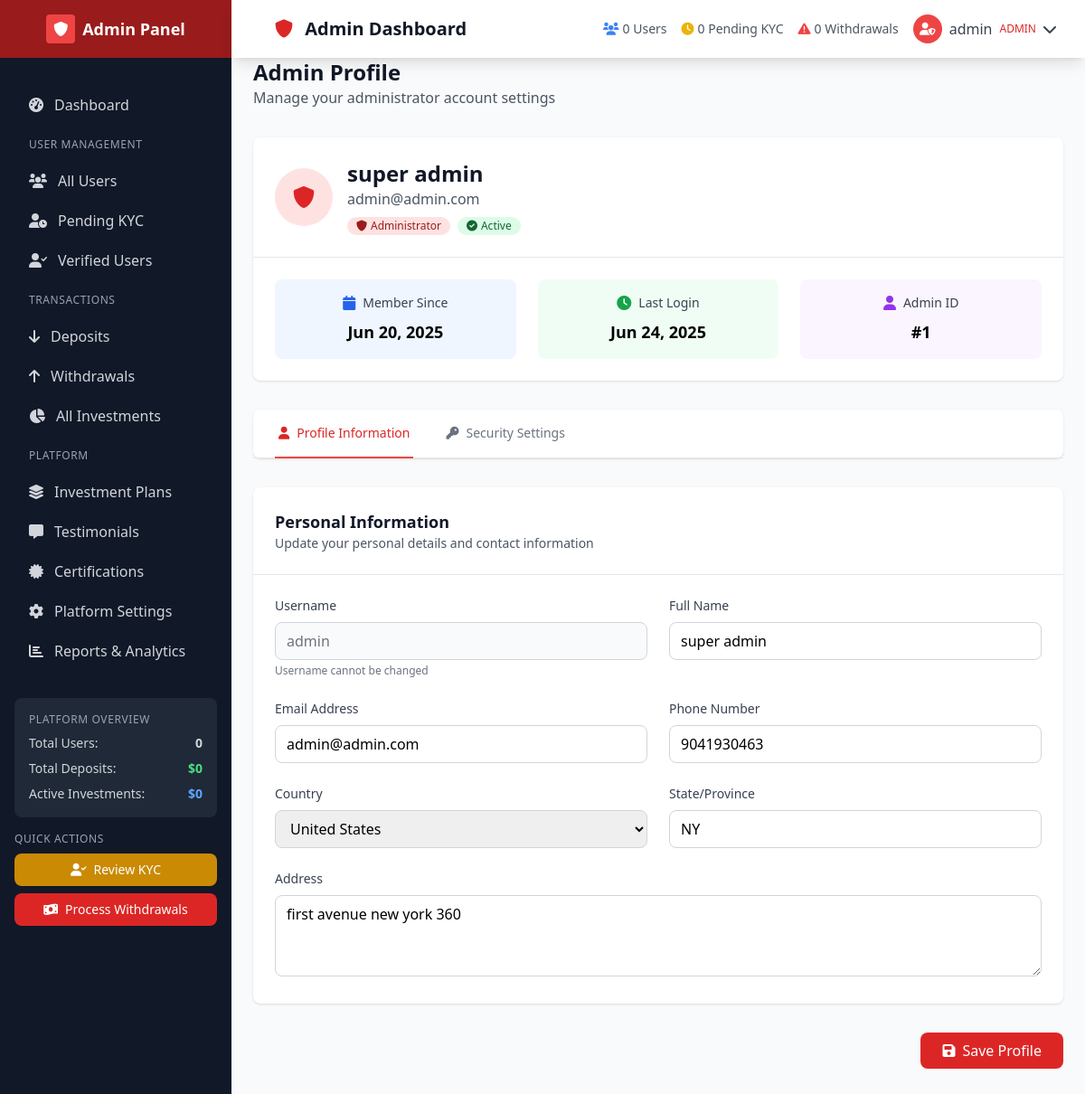
Screenshot of /admin-panel/profile/ (signed in) with the database file from the repository.
### accounts/models.py (models this page shows, shortened)
class CustomUser(AbstractUser):
    email = models.EmailField(unique=True)
    full_name = models.CharField(max_length=100)
    is_verified = models.BooleanField(default=False)
    is_approved = models.BooleanField(default=False)
    registration_step = models.IntegerField(default=1)  # 1 or 2
    created_at = models.DateTimeField(auto_now_add=True)
    updated_at = models.DateTimeField(auto_now=True)
    USERNAME_FIELD = 'username'
    REQUIRED_FIELDS = ['email', 'full_name']

class UserProfile(models.Model):
    CURRENCY_CHOICES = [
        ('USD', 'US Dollar'),
        ('EUR', 'Euro'),
        ('GBP', 'British Pound'),
        ('NGN', 'Nigerian Naira'),
        ('GHS', 'Ghanaian Cedi'),
        ('KES', 'Kenyan Shilling'),
        ('ZAR', 'South African Rand'),
    ]
    user = models.OneToOneField(CustomUser, on_delete=models.CASCADE, related_name='profile')
    state = models.CharField(max_length=100, blank=True)
    country = models.CharField(max_length=100, blank=True)
    currency = models.CharField(max_length=3, choices=CURRENCY_CHOICES, default='USD')
    phone_number = models.CharField(max_length=20, blank=True)
    date_of_birth = models.DateField(null=True, blank=True)
    address = models.TextField(blank=True)
    referral_code = models.CharField(max_length=20, unique=True, blank=True)
    referred_by = models.ForeignKey('self', on_delete=models.SET_NULL, null=True, blank=True)
    account_balance = models.DecimalField(max_digits=15, decimal_places=2, default=0.00)
    total_deposit = models.DecimalField(max_digits=15, decimal_places=2, default=0.00)
    total_withdrawal = models.DecimalField(max_digits=15, decimal_places=2, default=0.00)
    total_bonus = models.DecimalField(max_digits=15, decimal_places=2, default=0.00)
    current_investment = models.DecimalField(max_digits=15, decimal_places=2, default=0.00)
    pending_withdrawal = models.DecimalField(max_digits=15, decimal_places=2, default=0.00)
    created_at = models.DateTimeField(auto_now_add=True)
    updated_at = models.DateTimeField(auto_now=True)

### admin_panel/views.py (the view)
# urls.py: path('profile/', views.admin_profile, name='admin_profile'),
@admin_required
def admin_profile(request):
    profile = get_or_create_profile(request.user)
    context = {
        'profile': profile,
    }
    return render(request, 'admin_panel/profile.html', context)

### admin_panel/context_processors.py (called while the page is built)
def investment_stats(request):
    if request.user.is_authenticated and request.user.is_staff:
        return {
            'investment_stats': calculate_investment_stats()
        }
    return {}

### admin_panel/views.py (called while the page is built)
def get_or_create_profile(user):
    profile, created = UserProfile.objects.get_or_create(user=user)
    return profile

### core/context_processors.py (called while the page is built)
def site_settings(request):
    try:
        settings = SiteSettings.objects.first()
    except SiteSettings.DoesNotExist:
        settings = None
    return {'site_settings': settings}

def currency_rates(request):
    rates = {}
    try:
        currency_rates = CurrencyRate.objects.all()
        for rate in currency_rates:
            rates[rate.currency_code] = rate.rate_usd
    except:
        pass
    return {'currency_rates': rates}

### templates/admin_panel/profile.html (shortened to what this page needs)
{% extends 'admin_panel/base.html' %}
{% block content %}
<div class="pt-16 p-6">
    <div class="max-w-4xl mx-auto">
        <div class="mb-8">
            <h1 class="text-2xl font-bold text-gray-900">Admin Profile</h1>
            <p class="text-gray-600">Manage your administrator account settings</p>
        </div>
        <div class="bg-white rounded-lg shadow mb-8">
            <div class="p-6 border-b border-gray-200">
                <div class="flex items-center space-x-4">
                    <div class="w-16 h-16 bg-red-100 rounded-full flex items-center justify-center">
                        <i class="fas fa-shield-alt text-2xl text-red-600"></i>
                    </div>
                    <div>
                        <h2 class="text-2xl font-bold text-gray-900">{{ user.full_name|default:user.username }}</h2>
                        <p class="text-gray-600">{{ user.email }}</p>
                        <div class="flex items-center space-x-2 mt-2">
                            <span class="inline-flex items-center px-2.5 py-0.5 rounded-full text-xs font-medium bg-red-100 text-red-800">
                                <i class="fas fa-shield-alt mr-1"></i>
                                Administrator
                            </span>
                            {% if user.is_active %}
                                <span class="inline-flex items-center px-2.5 py-0.5 rounded-full text-xs font-medium bg-green-100 text-green-800">
                                    <i class="fas fa-check-circle mr-1"></i>
                                    Active
                                </span>
                            {% endif %}
                        </div>
                    </div>
                </div>
            </div>
            <div class="p-6">
                <div class="grid grid-cols-1 md:grid-cols-3 gap-6">
                    <div class="text-center p-4 bg-blue-50 rounded-lg">
                        <div class="flex items-center justify-center mb-2">
                            <i class="fas fa-calendar text-blue-600 mr-2"></i>
                            <span class="text-sm font-medium text-gray-700">Member Since</span>
                        </div>
                        <p class="text-lg font-semibold">{{ user.date_joined|date:"M d, Y" }}</p>
                    </div>
                    <div class="text-center p-4 bg-green-50 rounded-lg">
                        <div class="flex items-center justify-center mb-2">
                            <i class="fas fa-clock text-green-600 mr-2"></i>
                            <span class="text-sm font-medium text-gray-700">Last Login</span>
                        </div>
                        <p class="text-lg font-semibold">{{ user.last_login|date:"M d, Y" }}</p>
                    </div>
                    <div class="text-center p-4 bg-purple-50 rounded-lg">
                        <div class="flex items-center justify-center mb-2">
                            <i class="fas fa-user text-purple-600 mr-2"></i>
                            <span class="text-sm font-medium text-gray-700">Admin ID</span>
                        </div>
                        <p class="text-lg font-semibold">#{{ user.id }}</p>
                    </div>
                </div>
            </div>
        </div>
        <div class="bg-white rounded-lg shadow mb-8">
            <div class="border-b border-gray-200">
                <nav class="-mb-px flex space-x-8 px-6">
                    <button onclick="showTab('profile')" id="profile-tab" class="tab-button active py-4 px-1 border-b-2 border-red-500 font-medium text-sm text-red-600">
                        <i class="fas fa-user mr-2"></i>Profile Information
                    </button>
                    <button onclick="showTab('security')" id="security-tab" class="tab-button py-4 px-1 border-b-2 border-transparent font-medium text-sm text-gray-500 hover:text-gray-700 hover:border-gray-300">
                        <i class="fas fa-key mr-2"></i>Security Settings
                    </button>
                </nav>
            </div>
        </div>
        <div id="profile-content" class="tab-content">
            <form method="post" action="{% url 'admin_panel:update_profile' %}">
                <div class="bg-white rounded-lg shadow mb-8">
                    <div class="p-6 border-b border-gray-200">
                        <h2 class="text-lg font-semibold text-gray-900">Personal Information</h2>
                        <p class="text-sm text-gray-600">Update your personal details and contact information</p>
                    </div>
                    <div class="p-6 space-y-6">
                        <div class="grid grid-cols-1 md:grid-cols-2 gap-6">
                            <div>
                                <label class="block text-sm font-medium text-gray-700 mb-2">Username</label>
                                <input type="text" value="{{ user.username }}" disabled
                                       class="w-full px-3 py-2 border border-gray-300 rounded-lg bg-gray-50 text-gray-500">
                                <p class="text-xs text-gray-500 mt-1">Username cannot be changed</p>
                            </div>
                            <div>
                                <label class="block text-sm font-medium text-gray-700 mb-2">Full Name</label>
                                <input type="text" name="full_name" value="{{ user.full_name }}"
                                       class="w-full px-3 py-2 border border-gray-300 rounded-lg focus:ring-2 focus:ring-red-500 focus:border-transparent"
                                       placeholder="Enter your full name">
                            </div>
                            <div>
                                <label class="block text-sm font-medium text-gray-700 mb-2">Email Address</label>
                                <input type="email" name="email" value="{{ user.email }}"
                                       class="w-full px-3 py-2 border border-gray-300 rounded-lg focus:ring-2 focus:ring-red-500 focus:border-transparent"
                                       placeholder="Enter your email">
                            </div>
                            <div>
                                <label class="block text-sm font-medium text-gray-700 mb-2">Phone Number</label>
                                <input type="text" name="phone_number" value="{{ profile.phone_number }}"
                                       class="w-full px-3 py-2 border border-gray-300 rounded-lg focus:ring-2 focus:ring-red-500 focus:border-transparent"
                                       placeholder="Enter your phone number">
                            </div>
                            <div>
                                <label class="block text-sm font-medium text-gray-700 mb-2">Country</label>
                                <select name="country" class="w-full px-3 py-2 border border-gray-300 rounded-lg focus:ring-2 focus:ring-red-500 focus:border-transparent">
                                    <option value="United States" {% if profile.country == "United States" %}selected{% endif %}>United States</option>
                                </select>
                            </div>
                            <div>
                                <label class="block text-sm font-medium text-gray-700 mb-2">State/Province</label>
                                <input type="text" name="state" value="{{ profile.state }}"
                                       class="w-full px-3 py-2 border border-gray-300 rounded-lg focus:ring-2 focus:ring-red-500 focus:border-transparent"
                                       placeholder="Enter your state/province">
                            </div>
                        </div>
                        <div>
                            <label class="block text-sm font-medium text-gray-700 mb-2">Address</label>
                            <textarea name="address" rows="3"
                                      class="w-full px-3 py-2 border border-gray-300 rounded-lg focus:ring-2 focus:ring-red-500 focus:border-transparent"
                                      placeholder="Enter your full address">{{ profile.address }}</textarea>
                        </div>
                    </div>
                </div>
                <div class="flex justify-end mb-8">
                    <button type="submit" class="px-6 py-2 bg-red-600 text-white font-medium rounded-lg hover:bg-red-700 focus:outline-none focus:ring-2 focus:ring-red-500">
                        <i class="fas fa-save mr-2"></i>Save Profile
                    </button>
                </div>
            </form>
        </div>
    </div>
</div>
{% endblock %}

### templates/admin_panel/partials/navbar.html (shortened to what this page needs)
<nav class="bg-white shadow-lg fixed top-0 left-0 right-0 z-40 lg:left-64">
    <div class="px-4 sm:px-6 lg:px-8">
        <div class="flex justify-between h-16">
            <div class="flex items-center">
                <h1 class="ml-4 text-xl font-semibold text-gray-900">
                    <i class="fas fa-shield-alt text-red-600 mr-2"></i>
                    {% block page_title %}Admin Dashboard{% endblock %}
                </h1>
            </div>
            <div class="flex items-center space-x-4">
                <div class="hidden md:flex items-center space-x-4 text-sm text-gray-600">
                    <div class="flex items-center space-x-1">
                        <i class="fas fa-users text-blue-500"></i>
                        <span>{{ total_users|default:0 }} Users</span>
                    </div>
                    <div class="flex items-center space-x-1">
                        <i class="fas fa-clock text-yellow-500"></i>
                        <span>{{ pending_kyc|default:0 }} Pending KYC</span>
                    </div>
                    <div class="flex items-center space-x-1">
                        <i class="fas fa-exclamation-triangle text-red-500"></i>
                        <span>{{ pending_withdrawals|default:0 }} Withdrawals</span>
                    </div>
                </div>
                <div class="relative">
                    <button id="admin-user-menu-btn" class="flex items-center space-x-2 text-gray-700 hover:text-gray-900">
                        <div class="w-8 h-8 bg-red-500 rounded-full flex items-center justify-center text-white text-sm font-medium">
                            <i class="fas fa-user-shield"></i>
                        </div>
                        <span class="hidden sm:block">{{ user.username }}</span>
                        <span class="hidden sm:block text-xs text-red-600 font-medium">ADMIN</span>
                        <i class="fas fa-chevron-down"></i>
                    </button>
                </div>
            </div>
        </div>
    </div>
</nav>

### static/css/custom.css (style rules this page uses)
* { transition: all 0.2s ease-in-out; }

### rows the page displays
CustomUser: username "admin", full_name "super admin", email "admin@admin.com", date_joined "Jun 20, 2025", last_login "Jun 24, 2025", id "1"
UserProfile: phone_number "9041930463", country "United States", state "NY", address "first avenue new york 360"

### other values shown
{{ total_users|default:0 }} "0"
{{ pending_kyc|default:0 }} "0"
{{ pending_withdrawals|default:0 }} "0"
{{ total_deposits|floatformat:0|default:0 }} "0"
{{ active_investments|floatformat:0|default:0 }} "0"
